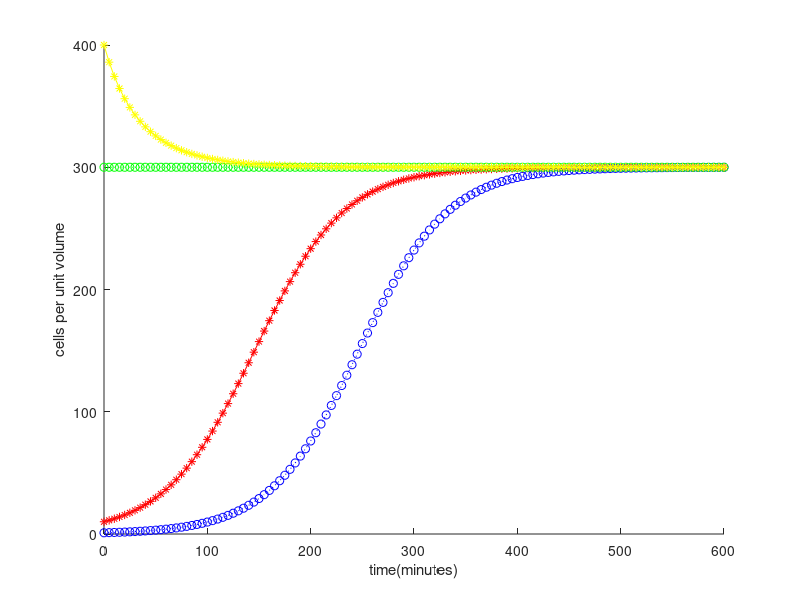

Here is the MATLAB script that generated this plot:
figure();
K=300;
cells_in_culture = @(t, N) (log(2)/30)*N*(1-(N/K)); % what is dN/dt?

% the code to produce datas from ode
% the code to produce 4 plots in the same graph here
tspan = 0:5:600; 
hold on;
N_1=1;
N_10=10;
N_300=300;
N_400=400;
[T_1,N_1]=ode45(cells_in_culture,tspan,N_1);
plot(T_1,N_1,'b:o');
[T_10,N_10]=ode45(cells_in_culture,tspan,N_10);
plot(T_10,N_10,'r-*');
[T_300,N_300]=ode45(cells_in_culture,tspan,N_300);
plot(T_300,N_300,'g:o');
[T_400,N_400]=ode45(cells_in_culture,tspan,N_400);
plot(T_400,N_400,'y-*');


% label the axes
xlabel('time(minutes)');
ylabel('cells per unit volume');
